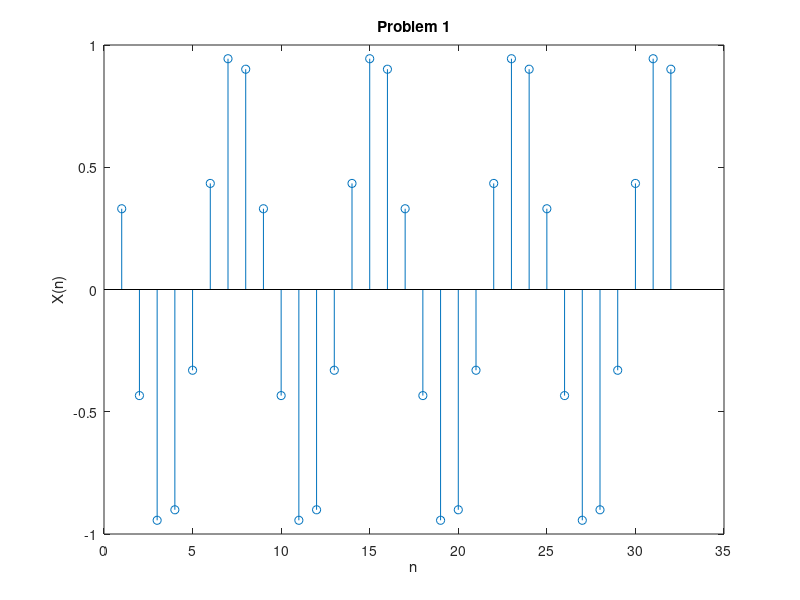

The MATLAB source for this figure:
%Creates a plot of a sampled sinusoid signal
%Author: Colin Power

close all
clear all

Fs = 4000; %sampling frequency
n = 32; %number of samples created in the time T
Phi = pi/7; %phase shift of the sinusoid
Fo = 500;

figure
    %Create a vector filled with the samples to be plotted
    Wd = 2*pi*(Fo/Fs);
    Xd = zeros(1,n);
    for k=1:n
        Xd(k) = cos(Wd*k+Phi);
    end

    stem(Xd);
    xlabel('n');
    ylabel('X(n)');
    title(['Problem 1'])